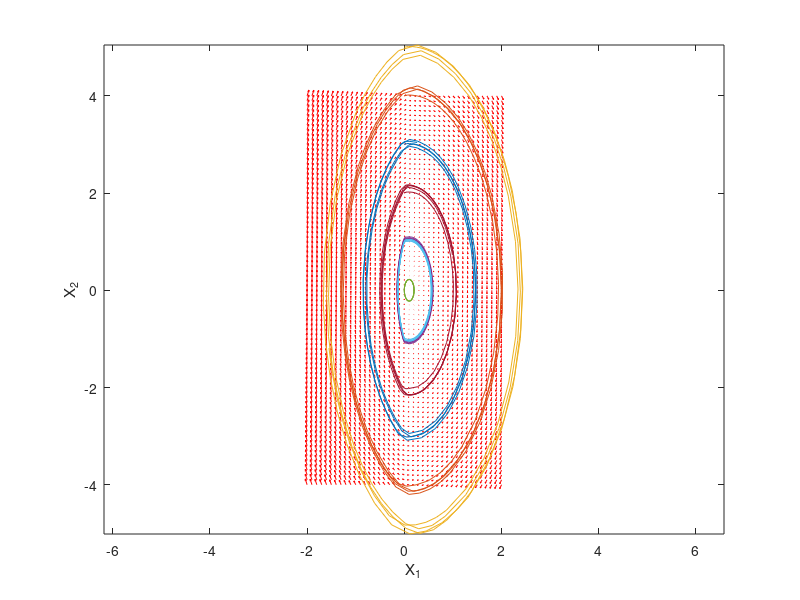

Here is the MATLAB script that generated this plot: (Note: this script raises an error after producing the figure.)
% ECH 267 - Homework 1
% George Martin - 7 Feb 2022
clear all; close all; clc
% Problem 3 ----------------------------------------------------%
figure(1)
k = 5;a = .15;F = 2;
f = @(t,X) [X(2);-k*(1-a^2*X(1)^2)*X(1)-sign(X(1))*1.5+F];
[x,y] = meshgrid(-2:.1:2,-4:.1:4);
u = zeros(size(x));
v = zeros(size(x));
t=0;
for i = 1:numel(x)
    Xprime = f(t,[x(i); y(i)]);
    u(i) = Xprime(1);
    v(i) = Xprime(2);
end
quiver(x,y,u,v,'r');
xlabel('X_1')
ylabel('X_2')
axis tight equal;
hold on
for y20 = -1:5
    [ts,ys] = ode45(f,[0,10],[0;y20]);
    plot(ys(:,1),ys(:,2))
end
hold off

% Problem 6 ----------------------------------------------------%
figure(2)
for j = 1:1:5
if j==1
 A=[0 1;-2 -3]; Z=[-1 0;0 -2];
end
if j==2
 A=[0 -1;1 2]; Z=[1 0;0 1];
end
if j==3
 A=[1 1;0 -1]; Z=[1 0;0 -1];
end
if j==4
 A=[1 5;-1 -1]; Z=[0 2;-2 0];
end
if j==5
 A=[2 -1;2 0]; Z=[1 1;-1 1];
end
f = @(t,X) [A(1,1)*X(1)+A(1,2)*X(2);A(2,1)*X(1)+A(2,2)*X(2)];
f2 = @(t,X) [Z(1,1)*X(1)+Z(1,2)*X(2);Z(2,1)*X(1)+Z(2,2)*X(2)];
[x,y] = meshgrid(-2:.1:2,-2:.1:2);
u = zeros(size(x));
v = zeros(size(x));
u2 = zeros(size(x));
v2 = zeros(size(x));
t=0;
for i = 1:numel(x)
    Xprime = f(t,[x(i); y(i)]);
    Zprime = f2(t,[x(i); y(i)]);
    u(i) = Xprime(1);
    v(i) = Xprime(2);
    u2(i) = Zprime(1);
    v2(i) = Zprime(2);
end
subplot(5,2,2*j-1)
quiver(x,y,u,v,'r');
xlabel('X_1')
ylabel('X_2')
axis tight equal;
hold on
for y20 = -1:.5:1
    for x20 = -1:.5:1
    [ts,ys] = ode45(f,[0,50],[x20;y20]);
    subplot(5,2,2*j-1)
    plot(ys(:,1),ys(:,2))
    axis([-2 2 -2 2]);
    end
end
hold off
subplot(5,2,2*j)
quiver(x,y,u2,v2,'r'); figure(gcf)
xlabel('X_1')
ylabel('X_2')
axis([-2 2 -2 2])
hold on
for y20 = -1:.5:1
    for x20 = -1:.5:1
    [ts,ys] = ode45(f2,[0,50],[x20;y20]);
    subplot(5,2,2*j)
    plot(ys(:,1),ys(:,2))
    end
end
hold off
end

% Problem 7 ------------------------------------------------------%
figure(3)
f = @(t,X) [-X(1)-X(2)/(log(sqrt(X(1)^2+X(2)^2)));-X(2)+X(1)/(log(sqrt(X(1)^2+X(2)^2)))];
[x,y] = meshgrid(-1:.1:1,-1:.1:1);
u = zeros(size(x));
v = zeros(size(x));
t=0;
for i = 1:numel(x)
    Xprime = f(t,[x(i); y(i)]);
    u(i) = Xprime(1);
    v(i) = Xprime(2);
end
u(isinf(u)|isnan(u)) = 0;v(isinf(v)|isnan(v)) = 0;
quiver(x,y,u,v,'r');
xlabel('X_1')
ylabel('X_2')
axis tight equal;
hold on
for y20 = -.5:.25:.5
    for x20 = -.5:.25:.5
    [ts,ys] = ode45(f,[0,10],[x20;y20]);
    plot(ys(:,1),ys(:,2))
    end
end
hold off

% Problem 8 ------------------------------------------------------%
figure(4)
for j = 1:1:4
if j==1
  f = @(t,X) [X(2); X(1)-2*atan(X(1)+X(2))];
end
if j==2
  f = @(t,X) [X(2); -X(1)+X(2)*(1-3*X(1)^2-2*X(2)^2)]; 
end
if j==3
  f = @(t,X) [X(1)-X(1)*X(2); 2*X(1)^2-X(2)];
end
if j==4
  f = @(t,X) [X(1)+X(2)-X(1)*(abs(X(1)+abs(X(2)))); -2*X(1)+X(2)-X(2)*(abs(X(1)+abs(X(2))))];
end
[x,y] = meshgrid(-2:.1:2,-2:.1:2);
u = zeros(size(x));
v = zeros(size(x));
t=0;
for i = 1:numel(x)
    Xprime = f(t,[x(i); y(i)]);
    u(i) = Xprime(1);
    v(i) = Xprime(2);
end
subplot(2,2,j)
quiver(x,y,u,v,'r');
xlabel('X_1')
ylabel('X_2')
axis tight equal;
hold on
for y20 = -1:.5:1
    for x20 = -1:.5:1
    [ts,ys] = ode45(f,[0,50],[x20;y20]);
    subplot(2,2,j)
    plot(ys(:,1),ys(:,2))
    end
end
hold off
end

% Problem 9 ------------------------------------------------
figure(5)
for j = 1:1:4
if j==1
  f = @(t,X) [-X(2); X(1)-X(2)*(1-X(1)^2+.1*X(1)^4)];
end
if j==2
  f = @(t,X) [X(2); X(1)+X(2)-3*atan(X(1)+X(2))]; 
end
if j==3
  f = @(t,X) [X(2); -(.5*X(1)+X(1)^3)];
end
if j==4
 old = sympref('HeavisideAtOrigin',1);
  f = @(t,X) [X(2); -X(2)-(heaviside(X(1)-X(2)-1)*(2*(X(1)-X(2))-.5*sign((X(1)-X(2))))+(heaviside(-(X(1)-X(2)-1))*(X(1)-X(2)^3+.5*(X(1)-X(2)))))];
end
[x,y] = meshgrid(-1.5:.1:1.5,-1.5:.1:1.5);
u = zeros(size(x));
v = zeros(size(x));
t=0;
for i = 1:numel(x)
    Xprime = f(t,[x(i); y(i)]);
    u(i) = Xprime(1);
    v(i) = Xprime(2);
end
subplot(2,2,j)
quiver(x,y,u,v,'r');
xlabel('X_1')
ylabel('X_2')
axis ([-1.5 1.5 -1.5 1.5]);
hold on
for y20 = -.5:.25:.5
    for x20 = -.5:.25:.5
    [ts,ys] = ode45(f,[0,10],[x20;y20]);
    subplot(2,2,j)
    plot(ys(:,1),ys(:,2))
    end
end
hold off
end

